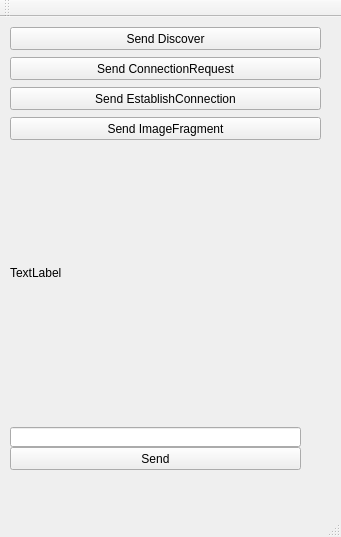
<?xml version="1.0" encoding="UTF-8"?>
<ui version="4.0">
 <class>MainWindow</class>
 <widget class="QMainWindow" name="MainWindow">
  <property name="geometry">
   <rect>
    <x>0</x>
    <y>0</y>
    <width>341</width>
    <height>537</height>
   </rect>
  </property>
  <property name="windowTitle">
   <string>MainWindow</string>
  </property>
  <widget class="QWidget" name="centralWidget">
   <widget class="QPushButton" name="pushButton">
    <property name="geometry">
     <rect>
      <x>10</x>
      <y>430</y>
      <width>291</width>
      <height>23</height>
     </rect>
    </property>
    <property name="text">
     <string>Send</string>
    </property>
   </widget>
   <widget class="QLineEdit" name="TxtString">
    <property name="geometry">
     <rect>
      <x>10</x>
      <y>410</y>
      <width>291</width>
      <height>20</height>
     </rect>
    </property>
   </widget>
   <widget class="QPushButton" name="BtnDiscover">
    <property name="geometry">
     <rect>
      <x>10</x>
      <y>10</y>
      <width>311</width>
      <height>23</height>
     </rect>
    </property>
    <property name="text">
     <string>Send Discover</string>
    </property>
   </widget>
   <widget class="QPushButton" name="BtnConnectionRequest">
    <property name="geometry">
     <rect>
      <x>10</x>
      <y>40</y>
      <width>311</width>
      <height>23</height>
     </rect>
    </property>
    <property name="text">
     <string>Send ConnectionRequest</string>
    </property>
   </widget>
   <widget class="QPushButton" name="BtnEstablishConnection">
    <property name="geometry">
     <rect>
      <x>10</x>
      <y>70</y>
      <width>311</width>
      <height>23</height>
     </rect>
    </property>
    <property name="text">
     <string>Send EstablishConnection</string>
    </property>
   </widget>
   <widget class="QPushButton" name="BtnImageFragment">
    <property name="geometry">
     <rect>
      <x>10</x>
      <y>100</y>
      <width>311</width>
      <height>23</height>
     </rect>
    </property>
    <property name="text">
     <string>Send ImageFragment</string>
    </property>
   </widget>
   <widget class="QLabel" name="label">
    <property name="geometry">
     <rect>
      <x>10</x>
      <y>130</y>
      <width>311</width>
      <height>251</height>
     </rect>
    </property>
    <property name="text">
     <string>TextLabel</string>
    </property>
   </widget>
  </widget>
  <widget class="QMenuBar" name="menuBar">
   <property name="geometry">
    <rect>
     <x>0</x>
     <y>0</y>
     <width>341</width>
     <height>21</height>
    </rect>
   </property>
  </widget>
  <widget class="QToolBar" name="mainToolBar">
   <attribute name="toolBarArea">
    <enum>TopToolBarArea</enum>
   </attribute>
   <attribute name="toolBarBreak">
    <bool>false</bool>
   </attribute>
  </widget>
  <widget class="QStatusBar" name="statusBar"/>
 </widget>
 <layoutdefault spacing="6" margin="11"/>
 <resources/>
 <connections/>
</ui>
